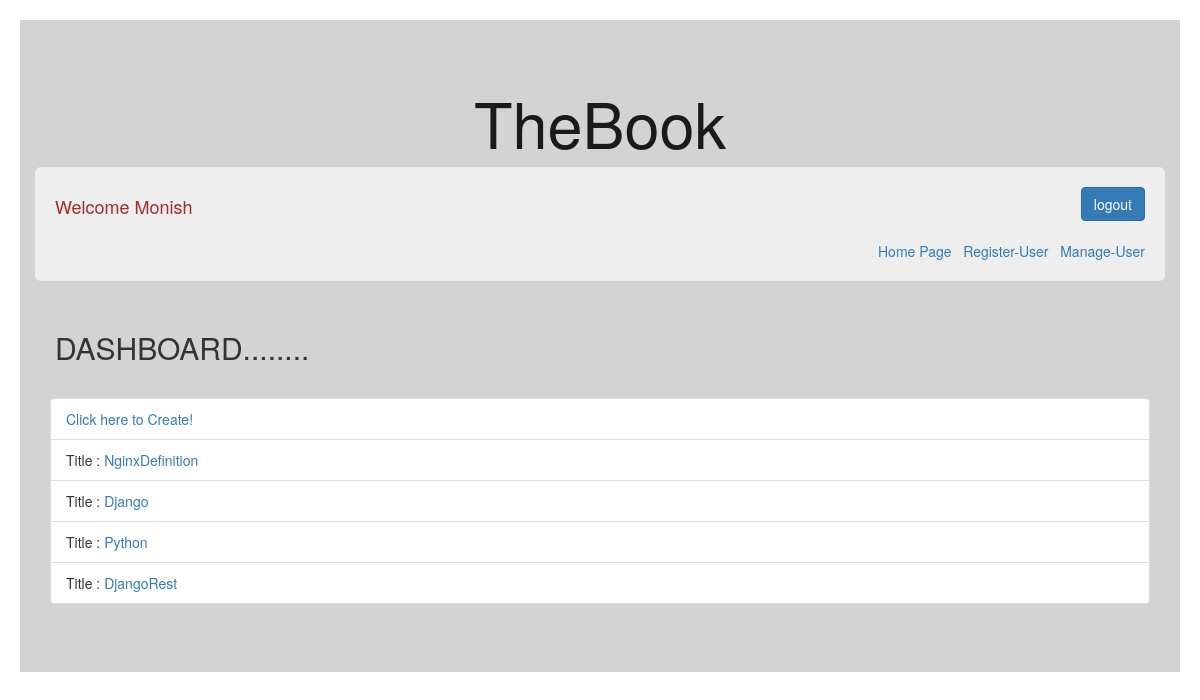
The page / (signed in) on the database as committed earlier.
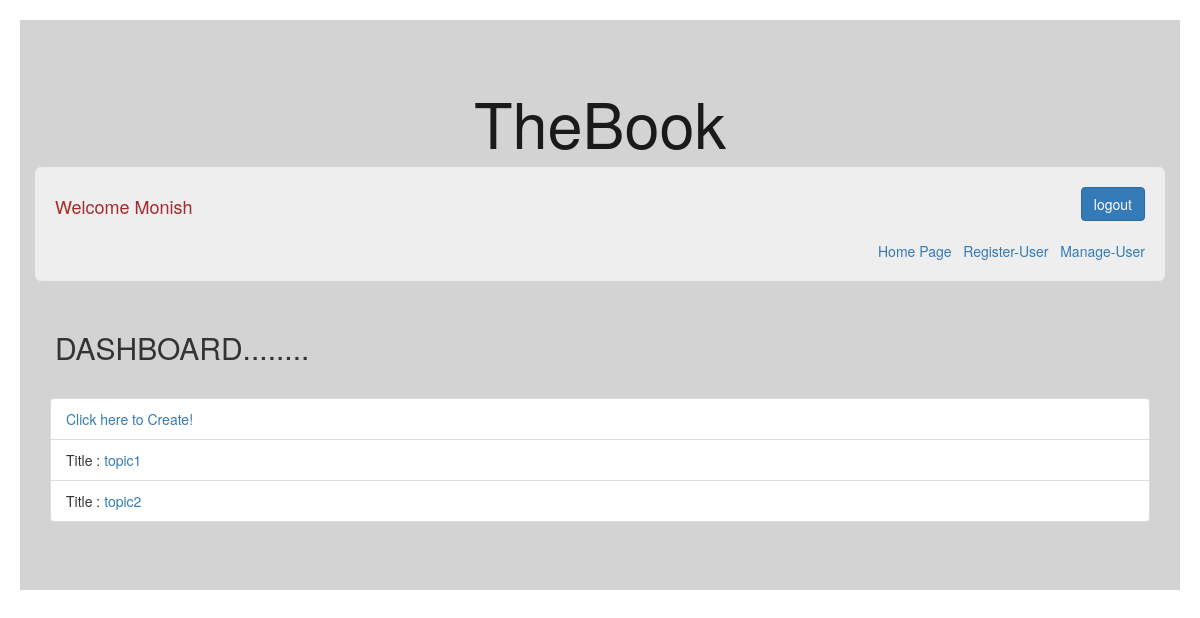
The same page on the database as committed later.
### BookApp/models.py (models this page shows, shortened)
class Topic(models.Model):
    topic_id = models.AutoField(primary_key=True)
    title = models.CharField(max_length=100)
    content = models.TextField()
    updated = models.DateTimeField(auto_now=True, auto_now_add=False)
    timestamp = models.DateTimeField(auto_now=False, auto_now_add=True)
    min_accessing_level = models.IntegerField()

### BookApp/views.py (the view)
# urls.py: url(r'^$', views.index, name="index"),
@login_required
def index(request):
    context = Topic.objects.all().values('title')
    return render(request, "Book/index.html", {"title_list":context})

### BookApp/templates/Book/index.html
{% extends "Book/base.html"%}
{%block content%}
<div>
    <div class="container" style="margin-top:1em;">
        <div class="row">
            <div class="col-xs-12">
                <ul class="list-group">
                    <li class="list-group-item"><a href="{% url 'createtopic' %}">Click here to Create!</a> </li>
                    {%for item in title_list%}
                    <li class="list-group-item">Title : <a href="{%url 'viewtopic' item.title%}" >{{item.title}}</a> </li>
                    {%endfor%}
                </ul>
            </div>
        </div>
    </div>
</div>
{% endblock%}

### BookApp/templates/Book/base.html (shortened to what this page needs)
<!DOCTYPE html>
<html lang="en">
<head>
<link rel="stylesheet" href="https://maxcdn.bootstrapcdn.com/bootstrap/3.3.7/css/bootstrap.min.css">
</head>
<body style="padding:20px 20px 20px 20px;">
    <div class="jumbotron" style="background-color:lightgrey">
        <h1 align="center" style="color:#1a1a1a">TheBook</h1>
        <div class="container">
            <div class="jumbotron" style="padding:20px 20px 20px 20px ">
            <h4 style="color:brown;text-transform:capitalize;float:left">Welcome {{request.user}}</h4>
            <div align="right" >
                <form method="POST" action="{% url 'logout' %}" >{%csrf_token%}
                    <input type="submit" class="btn btn-primary" value="logout">
                </form><br>
                </div>
                <div align="right">
                    <a href="{% url 'index' %}">Home Page</a>&nbsp;&nbsp;
                    <a href="{% url 'adduser' %}">Register-User</a>&nbsp;&nbsp;
                    <a href="{% url 'manageuser' %}">Manage-User</a>
                </div>
            </div>
            <h2 style="background-color:lightgrey;padding:20px 20px 20px 20px " width="100%">DASHBOARD........</h2>
            {% block content %}
            {%endblock%}
        </div>
    </div>
</body>
</html>

Rows that differ between the two databases and show on the page:
removed Topic: title "NginxDefinition"
removed Topic: title "Django"
removed Topic: title "Python"
removed Topic: title "DjangoRest"
added Topic: title "topic1"
added Topic: title "topic2"
